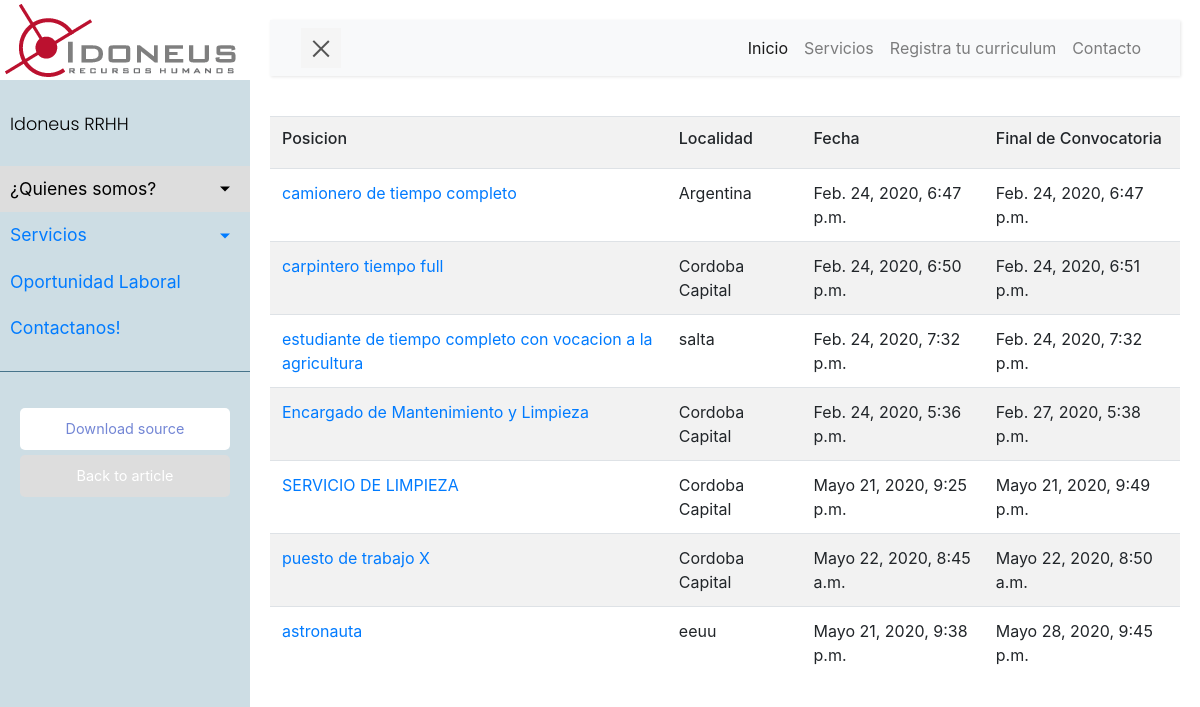
The app's page /home/oportunidades with its own data.
### home/models.py (models this page shows)
class Post(models.Model):
    position = models.CharField(max_length=200)
    location = models.CharField(max_length=200)
    created_date = models.DateTimeField(default=timezone.now)
    published_date = models.DateTimeField(blank=True, null=True)
    text = RichTextField(blank=False)

### home/views.py (the view)
# urls.py: path('/oportunidades', views.oportunidades, name='oportunidades'),
def oportunidades(request):
    data = Post.objects.filter(published_date__lte=timezone.now()).order_by('published_date')
    return render(request, 'home/templates/oportunidades.html', {'p': data})

### home/templates/oportunidades.html (shortened to what this page needs)
<!DOCTYPE html>
{% extends 'index.html' %}
{% block content %}
<table class="table table-striped" >
<tr>
	<td><h6>Posicion</h6></td>
	<td><h6>Localidad</h6></td>
	<td><h6>Fecha</h6></td>
	<td><h6>Final de Convocatoria</h6></td>
</tr>
{% for post in p %}
<tr>
    <td> <a href="{% url 'position' pk=post.pk %}">{{post.position}}</a> </td>
    <td> {{post.location}} </td>
    <td> {{post.created_date}}</td>
    <td> {{post.published_date}}</td>
</tr>
{% endfor %}
</table>
{% endblock content %}

### home/templates/index.html (shortened to what this page needs)
<!DOCTYPE html>
<html>
{% load static %}
<head>
    <link rel="stylesheet" type="text/css" href="{% static 'css/style.css' %}">
  <link href="{% static 'bootstrap4/css/bootstrap.min.css' %}" rel="stylesheet">
</head>
<body>
    <div class="wrapper">
        <nav id="sidebar">
            <div class="sidebar-header">
                <img  src="{% static 'image/logo.png' %}">
            </div>
            <ul class="list-unstyled components">
                <p>Idoneus RRHH</p>
                <li class="active">
                    <a href="#homeSubmenu" data-toggle="collapse" aria-expanded="false" class="dropdown-toggle">¿Quienes somos?</a>
                </li>
                <li>
                    <a href="#pageSubmenu" data-toggle="collapse" aria-expanded="false" class="dropdown-toggle">Servicios</a>
                </li>
                <li>
                    <a href="{% url 'oportunidades' %}">Oportunidad Laboral</a>
                </li>
                <li>
                    <a href="#">Contactanos!</a>
                </li>
            </ul>
            <ul class="list-unstyled CTAs">
                <li>
                    <a href="https://bootstrapious.com/tutorial/files/sidebar.zip" class="download">Download source</a>
                </li>
                <li>
                    <a href="https://bootstrapious.com/p/bootstrap-sidebar" class="article">Back to article</a>
                </li>
            </ul>
        </nav>
        <div id="content">
            <nav class="navbar navbar-expand-lg navbar-light bg-light">
                <div class="container-fluid">
                    <button type="button" id="sidebarCollapse" class="navbar-btn">
                        <span></span>
                    </button>
                    <div class="collapse navbar-collapse" id="navbarSupportedContent">
                        <ul class="nav navbar-nav ml-auto">
                            <li class="nav-item active">
                                <a class="nav-link" href="#">Inicio</a>
                            </li>
                            <li class="nav-item">
                                <a class="nav-link" href="#">Servicios</a>
                            </li>
                            <li class="nav-item">
                                <a class="nav-link" href="#">Registra tu curriculum</a>
                            </li>
                            <li class="nav-item">
                                <a class="nav-link" href="#">Contacto</a>
                            </li>
                        </ul>
                    </div>
                </div>
            </nav>
    {% block content %}{% endblock content %}
</body>
</html>

### home/static/css/style.css (style rules this page uses)
body { font-family: 'Poppins', sans-serif; background: #fafafa; }
p { font-family: 'Poppins', sans-serif; font-size: 1.1em; font-weight: 300; line-height: 1.7em; color: #999; }
a, a:hover, a:focus { color: inherit; text-decoration: none; transition: all 0.3s; }
.navbar { padding: 15px 10px; background: #fff; border: none; border-radius: 0; margin-bottom: 40px; box-shadow: 1px 1px 3px rgba(0, 0, 0, 0.1); }
.navbar-btn { box-shadow: none; outline: none !important; border: none; }
.wrapper { display: flex; width: 100%; align-items: stretch; perspective: 1500px; }
#sidebar { min-width: 250px; max-width: 250px; background: #cddde4; color: #fff; transition: all 0.6s cubic-bezier(0.945, 0.020, 0.270, 0.665); transform-origin: bottom left; }
#sidebar .sidebar-header { padding: 20px; background: #fff; display: block; margin: 0; padding: 0; }
#sidebar ul.components { padding: 20px 0; border-bottom: 1px solid #47748b; }
#sidebar ul p { color: #000; padding: 10px; }
#sidebar ul li a { padding: 10px; font-size: 1.1em; display: block; }
#sidebar ul li.active > a, a[aria-expanded="true"] { color: #000; background: #ddd; }
a[data-toggle="collapse"] { position: relative; }
.dropdown-toggle::after { display: block; position: absolute; top: 50%; right: 20px; transform: translateY(-50%); }
ul.CTAs { padding: 20px; }
ul.CTAs a { text-align: center; font-size: 0.9em !important; display: block; border-radius: 5px; margin-bottom: 5px; }
a.download { background: #fff; color: #7386D5; }
a.article, a.article:hover { background: #ddd !important; color: #fff !important; }
#content { width: 100%; padding: 20px; min-height: 100vh; transition: all 0.3s; }
#sidebarCollapse { width: 40px; height: 40px; background: #f5f5f5; cursor: pointer; }
#sidebarCollapse span { width: 80%; height: 2px; margin: 0 auto; display: block; background: #555; transition: all 0.8s cubic-bezier(0.810, -0.330, 0.345, 1.375); transition-delay: 0.2s; }
#sidebarCollapse span:last-of-type { transform: rotate(-45deg) translate(1px, -1px); }

### records on screen
Post: position "camionero de tiempo completo", location "Argentina", created_date "Feb. 24, 2020, 6:47 p.m.", published_date "Feb. 24, 2020, 6:47 p.m."
Post: position "carpintero tiempo full", location "Cordoba Capital", created_date "Feb. 24, 2020, 6:50 p.m.", published_date "Feb. 24, 2020, 6:51 p.m."
Post: position "estudiante de tiempo completo con vocacion a la agricultura", location "salta", created_date "Feb. 24, 2020, 7:32 p.m.", published_date "Feb. 24, 2020, 7:32 p.m."
Post: position "Encargado de Mantenimiento y Limpieza", location "Cordoba Capital", created_date "Feb. 24, 2020, 5:36 p.m.", published_date "Feb. 27, 2020, 5:38 p.m."
Post: position "SERVICIO DE LIMPIEZA", location "Cordoba Capital", created_date "Mayo 21, 2020, 9:25 p.m.", published_date "Mayo 21, 2020, 9:49 p.m."
Post: position "puesto de trabajo X", location "Cordoba Capital", created_date "Mayo 22, 2020, 8:45 a.m.", published_date "Mayo 22, 2020, 8:50 a.m."
Post: position "astronauta", location "eeuu", created_date "Mayo 21, 2020, 9:38 p.m.", published_date "Mayo 28, 2020, 9:45 p.m."
